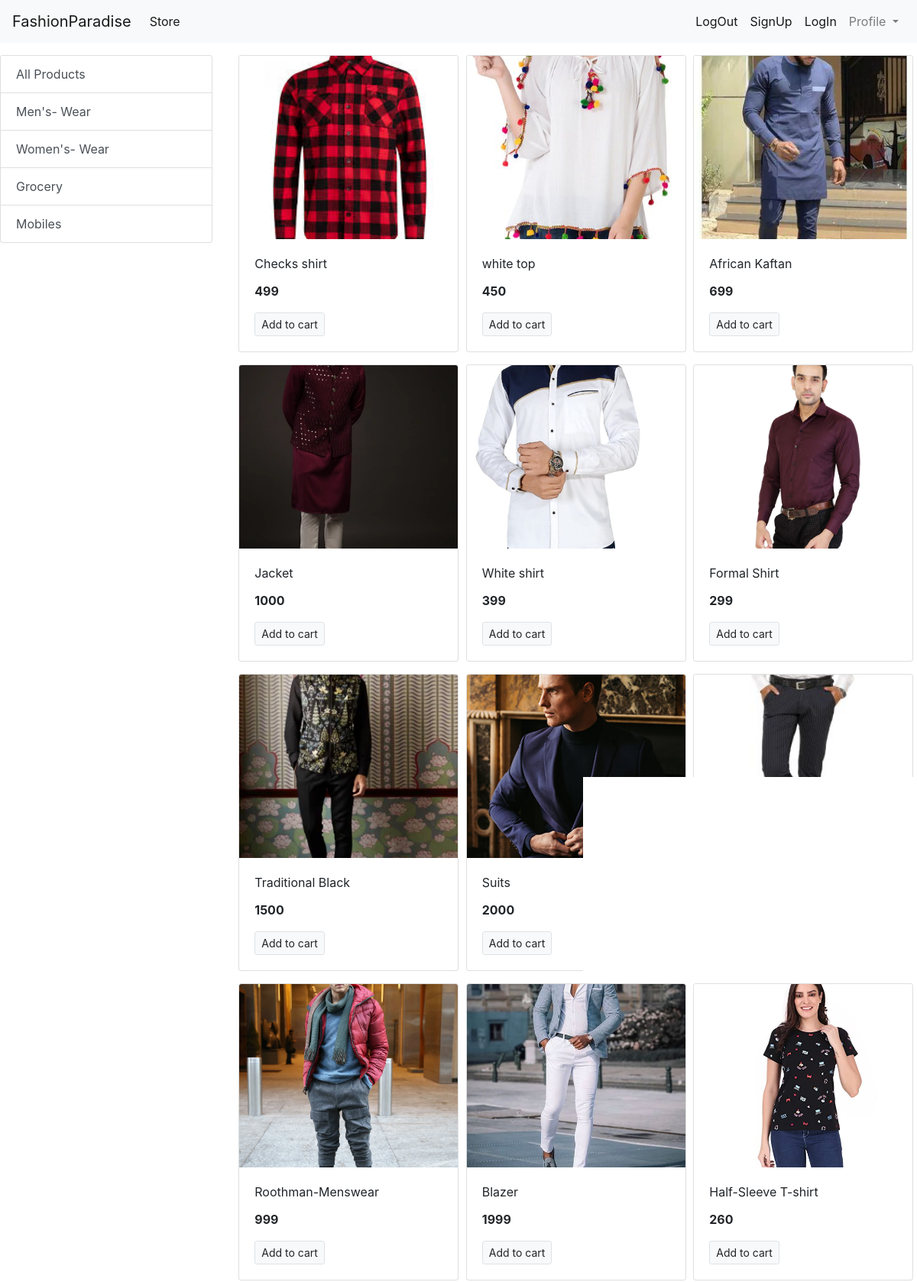
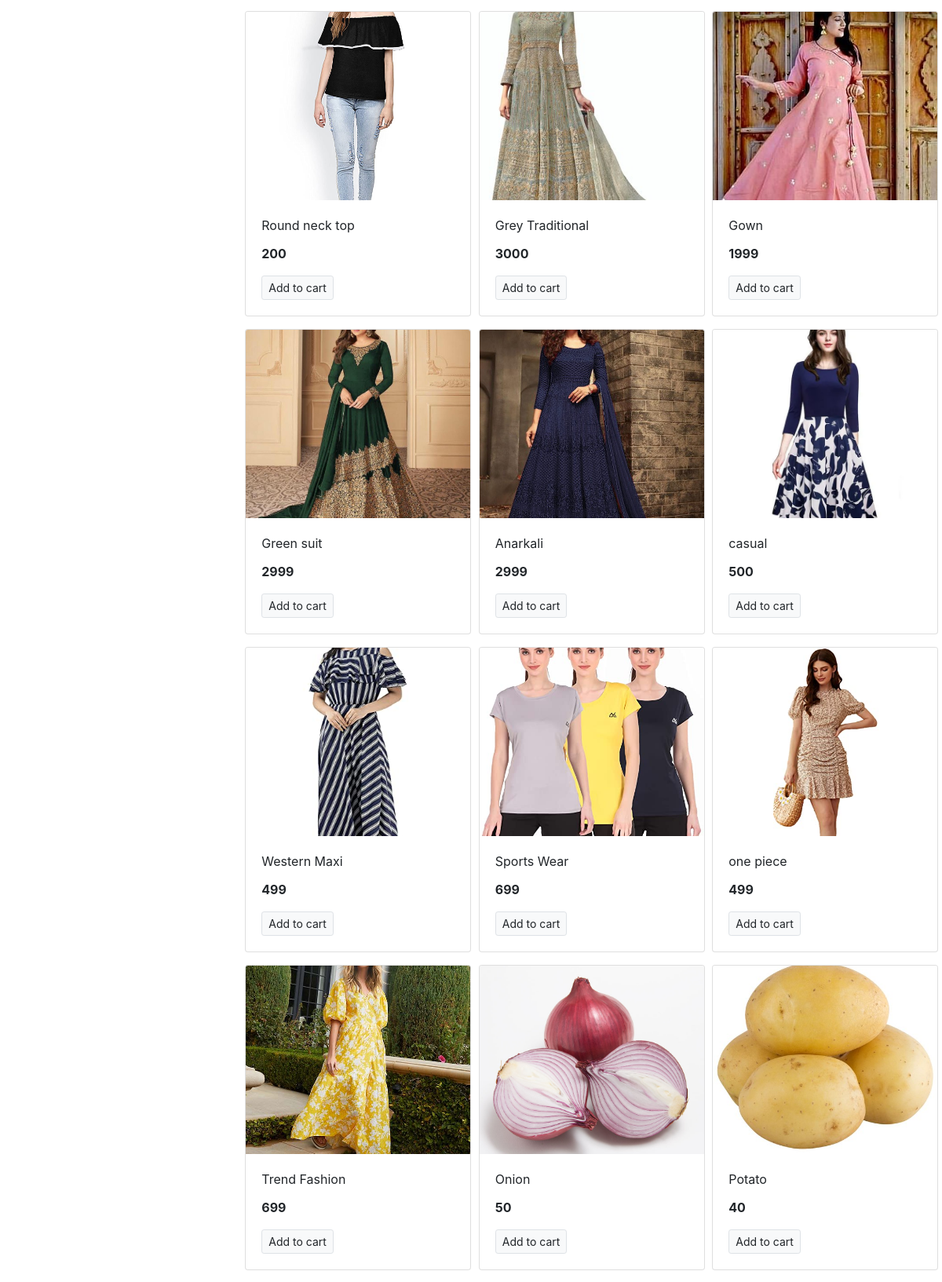
The page / (upper part) on the database its author committed (2 pictures, top to bottom).
### store/models/category.py (models this page shows, shortened)
class Category(models.Model):
    name = models.CharField(max_length=20)
    @staticmethod
    def get_all_categoies():
        return Category.objects.all()

### store/models/product.py (models this page shows, shortened)
class Product(models.Model):
    name = models.CharField(max_length=50)
    price = models.IntegerField(default=0)
    category = models.ForeignKey(Category, on_delete=models.CASCADE, default=1, null=True, blank=True)
    description = models.CharField(max_length=200, default='')
    image = models.ImageField(upload_to='uploads/products/')
    @staticmethod
    def get_all_product():
        return Product.objects.all()

### store/views.py (the view)
# urls.py: path('', index, name='homepage'),
def index(request):
    products = None
    categories = Category.get_all_categoies()
    categoryId = request.GET.get('category')
    if categoryId:
        products = Product.get_all_product_by_categoryid(categoryId)
    else:
        products = Product.get_all_product()
    data = {}
    data['products'] = products
    data['categories'] = categories
    return render(request, 'index.html', data)

### store/templates/index.html (shortened to what this page needs)
{% extends 'base.html' %}
{% block content %}
<div class="container-fluids mt-3">
  <div class="row">
<div class="col-lg-3 mx-auto">
  <div class="list-group">
      <a href="/" class="list-group-item list-group-item-action">All Products</a>
    {% for category in categories %}
    <a href="/?category={{category.id}}" class="list-group-item list-group-item-action">{{category.name}}</a>
    {% endfor %}
  </div>
</div>
<div id="products" class="col-lg-9 mx-auto">
      <div class="row mx-auto">
        {% for product in products %}
        <div class="card mx-auto mb-3" style="width: 18rem;">
        <img class="card-img-top" style="width: 100%; height: 20vw; object-fit:cover" src="{{product.image.url}}" alt="Card image cap">
        <div class="card-body">
          <p class="card-title">{{product.name}}</p>
          <p class="card-text"><b>{{product.price}}</b></p>
          <a href="#" class="btn btn-light border btn-sm">Add to cart</a>
        </div>
      </div>
            {% endfor %}
        </div>
      </div>
    </div>
  </div>
{% endblock %}

### store/templates/base.html (shortened to what this page needs)
<!doctype html>
<html lang="en">
  <head>
    <link rel="stylesheet" href="https://cdn.jsdelivr.net/npm/bootstrap@4.0.0/dist/css/bootstrap.min.css">
  </head>
  <body>
<nav class="navbar navbar-expand-lg navbar-light bg-light">
  <a class="navbar-brand" href="#">FashionParadise</a>
  <div class="collapse navbar-collapse" id="navbarSupportedContent">
    <ul class="navbar-nav mr-auto">
      <li class="nav-item active">
        <a class="nav-link" href="#">Store <span class="sr-only">(current)</span></a>
      </li>
    </ul>
    <ul class="navbar-nav my-2 my-lg-0">
      <li class="nav-item active">
        <a class="nav-link" href="#">LogOut <span class="sr-only">(current)</span></a>
      </li>
       <li class="nav-item active">
        <a class="nav-link" href="/signup">SignUp <span class="sr-only">(current)</span></a>
      </li>
       <li class="nav-item active">
        <a class="nav-link" href="#">LogIn <span class="sr-only">(current)</span></a>
      </li>
      <li class="nav-item dropdown">
        <a class="nav-link dropdown-toggle" href="#" id="navbarDropdown" role="button" data-toggle="dropdown" aria-haspopup="true" aria-expanded="false">
          Profile
        </a>
      </li>
    </ul>
  </div>
</nav>
{% block content %}
{% endblock %}
  </body>
</html>

### rows shown on the page
Category: name "Men's- Wear"
Category: name "Women's- Wear"
Category: name "Grocery"
Category: name "Mobiles"
Product: image (picture), name "Checks shirt", price "499"
Product: image (picture), name "white top", price "450"
Product: image (picture), name "African Kaftan", price "699"
Product: image (picture), name "Jacket", price "1000"
Product: image (picture), name "White shirt", price "399"
Product: image (picture), name "Formal Shirt", price "299"
Product: image (picture), name "Traditional Black", price "1500"
Product: image (picture), name "Suits", price "2000"
Product: image (picture)
Product: image (picture), name "Roothman-Menswear", price "999"
Product: image (picture), name "Blazer", price "1999"
Product: image (picture), name "Half-Sleeve T-shirt", price "260"
Product: image (picture), name "Round neck top", price "200"
Product: image (picture), name "Grey Traditional", price "3000"
Product: image (picture), name "Gown", price "1999"
Product: image (picture), name "Green suit", price "2999"
Product: image (picture), name "Anarkali", price "2999"
Product: image (picture), name "casual", price "500"
Product: image (picture), name "Western Maxi", price "499"
Product: image (picture), name "Sports Wear", price "699"
Product: image (picture), name "one piece", price "499"
Product: image (picture), name "Trend Fashion", price "699"
Product: image (picture), name "Onion", price "50"
Product: image (picture), name "Potato", price "40"
